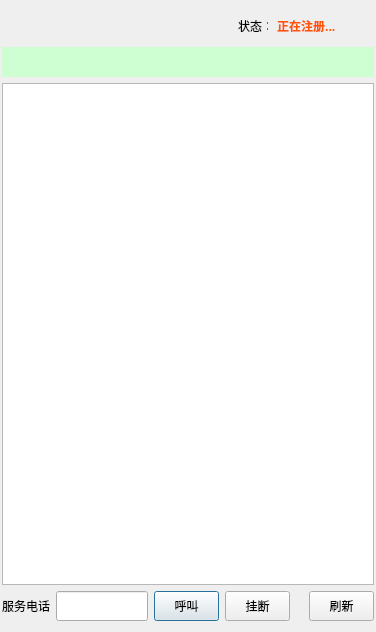
<?xml version="1.0" encoding="UTF-8"?>
<ui version="4.0">
 <class>lujiazuiClass</class>
 <widget class="QDialog" name="lujiazuiClass">
  <property name="geometry">
   <rect>
    <x>0</x>
    <y>0</y>
    <width>376</width>
    <height>632</height>
   </rect>
  </property>
  <property name="windowTitle">
   <string>医生预约平台</string>
  </property>
  <property name="windowIcon">
   <iconset resource="lujiazui.qrc">
    <normaloff>:/lujiazui/image/logox.ico</normaloff>:/lujiazui/image/logox.ico</iconset>
  </property>
  <layout class="QVBoxLayout" name="verticalLayout">
   <property name="leftMargin">
    <number>2</number>
   </property>
   <property name="rightMargin">
    <number>2</number>
   </property>
   <item>
    <layout class="QHBoxLayout" name="horizontalLayout">
     <item>
      <widget class="QLabel" name="usernaneLabel">
       <property name="minimumSize">
        <size>
         <width>140</width>
         <height>30</height>
        </size>
       </property>
       <property name="maximumSize">
        <size>
         <width>140</width>
         <height>30</height>
        </size>
       </property>
       <property name="font">
        <font>
         <family>宋体</family>
         <pointsize>11</pointsize>
         <weight>75</weight>
         <bold>true</bold>
        </font>
       </property>
       <property name="text">
        <string/>
       </property>
      </widget>
     </item>
     <item>
      <spacer name="horizontalSpacer">
       <property name="orientation">
        <enum>Qt::Horizontal</enum>
       </property>
       <property name="sizeHint" stdset="0">
        <size>
         <width>40</width>
         <height>20</height>
        </size>
       </property>
      </spacer>
     </item>
     <item>
      <widget class="QLabel" name="label">
       <property name="minimumSize">
        <size>
         <width>30</width>
         <height>30</height>
        </size>
       </property>
       <property name="maximumSize">
        <size>
         <width>30</width>
         <height>30</height>
        </size>
       </property>
       <property name="text">
        <string>状态：</string>
       </property>
      </widget>
     </item>
     <item>
      <widget class="QLabel" name="callStateLabel">
       <property name="minimumSize">
        <size>
         <width>100</width>
         <height>30</height>
        </size>
       </property>
       <property name="maximumSize">
        <size>
         <width>100</width>
         <height>30</height>
        </size>
       </property>
       <property name="font">
        <font>
         <family>宋体</family>
         <weight>75</weight>
         <bold>true</bold>
        </font>
       </property>
       <property name="styleSheet">
        <string notr="true">color: rgb(255, 85, 0);</string>
       </property>
       <property name="text">
        <string> 正在注册...</string>
       </property>
      </widget>
     </item>
    </layout>
   </item>
   <item>
    <widget class="QLabel" name="scolltextLabel">
     <property name="minimumSize">
      <size>
       <width>0</width>
       <height>30</height>
      </size>
     </property>
     <property name="maximumSize">
      <size>
       <width>16777215</width>
       <height>30</height>
      </size>
     </property>
     <property name="font">
      <font>
       <family>宋体</family>
       <pointsize>11</pointsize>
       <weight>75</weight>
       <bold>true</bold>
      </font>
     </property>
     <property name="styleSheet">
      <string notr="true">background-color: rgb(206, 255, 210);
color: rgb(255, 0, 0);</string>
     </property>
     <property name="text">
      <string/>
     </property>
     <property name="alignment">
      <set>Qt::AlignBottom|Qt::AlignLeading|Qt::AlignLeft</set>
     </property>
     <property name="margin">
      <number>2</number>
     </property>
     <property name="indent">
      <number>0</number>
     </property>
    </widget>
   </item>
   <item>
    <widget class="QTableView" name="tableView"/>
   </item>
   <item>
    <layout class="QHBoxLayout" name="horizontalLayout_2">
     <item>
      <widget class="QLabel" name="label_2">
       <property name="text">
        <string>服务电话</string>
       </property>
      </widget>
     </item>
     <item>
      <widget class="QLineEdit" name="lineEditTest">
       <property name="enabled">
        <bool>true</bool>
       </property>
       <property name="maximumSize">
        <size>
         <width>200</width>
         <height>30</height>
        </size>
       </property>
      </widget>
     </item>
     <item>
      <widget class="QPushButton" name="sipcallBtn">
       <property name="minimumSize">
        <size>
         <width>65</width>
         <height>30</height>
        </size>
       </property>
       <property name="maximumSize">
        <size>
         <width>65</width>
         <height>30</height>
        </size>
       </property>
       <property name="autoFillBackground">
        <bool>false</bool>
       </property>
       <property name="text">
        <string>呼叫</string>
       </property>
       <property name="icon">
        <iconset resource="lujiazui.qrc">
         <normaloff>:/lujiazui/image/call.gif</normaloff>:/lujiazui/image/call.gif</iconset>
       </property>
       <property name="iconSize">
        <size>
         <width>25</width>
         <height>25</height>
        </size>
       </property>
      </widget>
     </item>
     <item>
      <widget class="QPushButton" name="siphungupBtn">
       <property name="minimumSize">
        <size>
         <width>65</width>
         <height>30</height>
        </size>
       </property>
       <property name="maximumSize">
        <size>
         <width>65</width>
         <height>30</height>
        </size>
       </property>
       <property name="text">
        <string>挂断</string>
       </property>
       <property name="icon">
        <iconset resource="lujiazui.qrc">
         <normaloff>:/lujiazui/image/hungup.gif</normaloff>:/lujiazui/image/hungup.gif</iconset>
       </property>
       <property name="iconSize">
        <size>
         <width>25</width>
         <height>25</height>
        </size>
       </property>
      </widget>
     </item>
     <item>
      <widget class="QLabel" name="h_id_label">
       <property name="enabled">
        <bool>true</bool>
       </property>
       <property name="text">
        <string/>
       </property>
      </widget>
     </item>
     <item>
      <widget class="QPushButton" name="listUpdateBtn">
       <property name="minimumSize">
        <size>
         <width>65</width>
         <height>30</height>
        </size>
       </property>
       <property name="maximumSize">
        <size>
         <width>65</width>
         <height>30</height>
        </size>
       </property>
       <property name="text">
        <string>刷新</string>
       </property>
       <property name="icon">
        <iconset resource="lujiazui.qrc">
         <normaloff>:/lujiazui/image/update.gif</normaloff>:/lujiazui/image/update.gif</iconset>
       </property>
       <property name="iconSize">
        <size>
         <width>25</width>
         <height>25</height>
        </size>
       </property>
      </widget>
     </item>
    </layout>
   </item>
  </layout>
 </widget>
 <layoutdefault spacing="6" margin="11"/>
 <resources>
  <include location="lujiazui.qrc"/>
 </resources>
 <connections/>
</ui>
